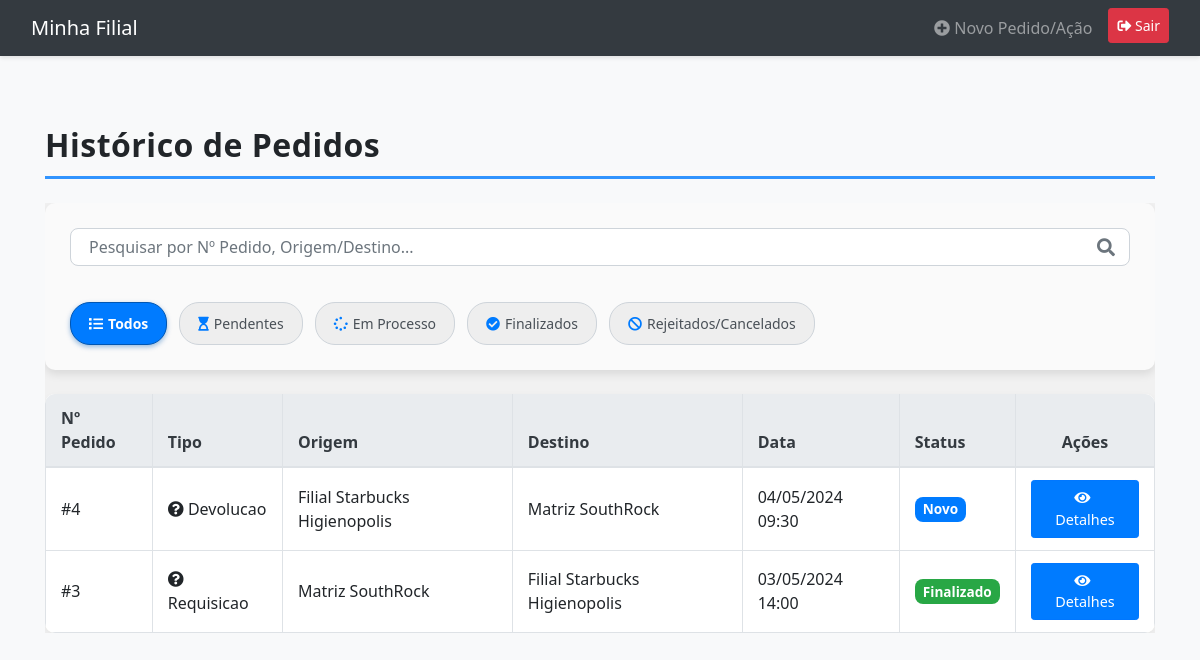
/pages/lojas/historico.php (signed in), run on the app's committed database.
### tables this page shows
CREATE TABLE pedidos (
    id INT AUTO_INCREMENT PRIMARY KEY,
    data DATETIME DEFAULT CURRENT_TIMESTAMP,
    tipo_pedido ENUM('requisicao', 'troca', 'doacao', 'devolucao') NOT NULL DEFAULT 'requisicao',
    status ENUM(
        'novo',
        'processo',
        'finalizado',
        'aprovado',
        'rejeitado',
        'cancelado',
        'novo_troca_pendente_aceite_parceiro',
        'troca_aceita_parceiro_pendente_matriz'
    ) NOT NULL DEFAULT 'novo',
    filial_usuario_id INT,
    filial_destino_id INT NULL,
    usuario_id INT,  
    pedido_original_id INT NULL DEFAULT NULL,
    observacoes TEXT,
    data_processamento DATETIME NULL,
    data_finalizacao DATETIME NULL,
    data_atualizacao DATETIME DEFAULT CURRENT_TIMESTAMP ON UPDATE CURRENT_TIMESTAMP,
    FOREIGN KEY (filial_usuario_id) REFERENCES usuarios(id) ON DELETE SET NULL,
    FOREIGN KEY (filial_destino_id) REFERENCES usuarios(id) ON DELETE SET NULL,
    FOREIGN KEY (usuario_id) REFERENCES usuarios(id) ON DELETE SET NULL,
    FOREIGN KEY (pedido_original_id) REFERENCES pedidos(id) ON DELETE SET NULL
);

### includes/status_helper.php (called while the page is built, shortened)
<?php
if (!function_exists('getStatusLabel')) {
    function getStatusLabel($statusKey) {
        $statusLabels = [
            'novo'                                  => 'Novo',
            'processo'                              => 'Em Processo',
            'finalizado'                            => 'Finalizado',
            'aprovado'                              => 'Aprovado',
            'rejeitado'                             => 'Rejeitado',
            'cancelado'                             => 'Cancelado',
            'novo_troca_pendente_aceite_parceiro'   => 'Aguardando Filial',
            'troca_aceita_parceiro_pendente_matriz' => 'Aceito (Aguard. Matriz)'
        ];
        return $statusLabels[$statusKey] ?? ucfirst(str_replace('_', ' ', htmlspecialchars($statusKey)));
    }
}
if (!function_exists('getStatusBadgeClass')) {
    function getStatusBadgeClass($statusKey) {
        $statusBadgeClasses = [
            'novo'                                  => 'badge badge-primary',
            'processo'                              => 'badge badge-warning text-dark',
            'finalizado'                            => 'badge badge-success',
            'aprovado'                              => 'badge badge-info text-dark',
            'rejeitado'                             => 'badge badge-danger',
            'cancelado'                             => 'badge badge-secondary',
            'novo_troca_pendente_aceite_parceiro'   => 'badge badge-warning text-dark',
            'troca_aceita_parceiro_pendente_matriz' => 'badge badge-info text-dark'
        ];
        return $statusBadgeClasses[$statusKey] ?? 'badge badge-light text-dark';
    }
}
?>

### pages/lojas/historico.php (the view, shortened to what this page needs)
<?php
require_once '../../includes/db.php';
require_once '../../includes/status_helper.php';
$loggedInUserId = null;
if (isset($_SESSION['user_id'])) {
    $loggedInUserId = $_SESSION['user_id'];
}
?>
<!DOCTYPE html>
<html lang="pt-BR">
<head>
    <link href="https://stackpath.bootstrapcdn.com/bootstrap/4.5.2/css/bootstrap.min.css" rel="stylesheet">
    <link rel="stylesheet" href="https://cdnjs.cloudflare.com/ajax/libs/font-awesome/5.15.4/css/all.min.css">
    <link rel="stylesheet" href="../../css/pedidos.css">
</head>
<body>
    <nav class="loja-navbar navbar navbar-expand-sm navbar-dark">
        <div class="container-fluid">
            <span class="navbar-brand mb-0 h1">Minha Filial</span>
            <div class="collapse navbar-collapse" id="lojaNavContent">
                <ul class="navbar-nav ml-auto">
                    <li class="nav-item">
                        <a class="nav-link" href="fazer_pedidos.php"><i class="fas fa-plus-circle"></i> Novo Pedido/Ação</a>
                    </li>
                    <li class="nav-item">
                        <a class="nav-link btn btn-sm btn-danger ml-2 text-white" href="../../logout/logout.php"><i class="fas fa-sign-out-alt"></i> Sair</a>
                    </li>
                </ul>
            </div>
        </div>
    </nav>
    <div class="container main-container-loja">
        <div class="header">
            <h1>Histórico de Pedidos</h1>
            <hr class="barrinha">
        </div>
        <div class="main-content p-0">
            <div class="search-container mb-4">
                <div class="search-wrapper">
                    <input type="text" id="searchInputHistorico" class="search-input form-control" placeholder="Pesquisar por Nº Pedido, Origem/Destino...">
                </div>
                 <div class="filters-area mt-3">
                    <div class="filters-container">
                        <div class="filter-tag active" data-status="todos" onclick="applyHistoricoFilters(this)">
                            <i class="fas fa-list"></i> Todos
                        </div>
                        <div class="filter-tag" data-status="novo,aprovado,novo_troca_pendente_aceite_parceiro,troca_aceita_parceiro_pendente_matriz" onclick="applyHistoricoFilters(this)">
                            <i class="fas fa-hourglass-start"></i> Pendentes
                        </div>
                        <div class="filter-tag" data-status="processo" onclick="applyHistoricoFilters(this)">
                            <i class="fas fa-spinner"></i> Em Processo
                        </div>
                        <div class="filter-tag" data-status="finalizado" onclick="applyHistoricoFilters(this)">
                            <i class="fas fa-check-circle"></i> Finalizados
                        </div>
                        <div class="filter-tag" data-status="rejeitado,cancelado" onclick="applyHistoricoFilters(this)">
                            <i class="fas fa-ban"></i> Rejeitados/Cancelados
                        </div>
                    </div>
                </div>
            </div>
            <div class="pedidos-list-container table-responsive">
                <table class="table table-hover table-bordered table-sm pedidos-table">
                    <thead>
                        <tr>
                            <th scope="col">Nº Pedido</th>
                            <th scope="col">Tipo</th>
                            <th scope="col">Origem</th>
                            <th scope="col">Destino</th>
                            <th scope="col">Data</th>
                            <th scope="col">Status</th>
                            <th scope="col" class="text-center">Ações</th>
                        </tr>
                    </thead>
                    <tbody id="pedidosListHistorico">
                        <?php
                        $sql_historico = "SELECT p.id, p.data, p.tipo_pedido, p.status,
                                       p.filial_usuario_id, p.filial_destino_id,
                                       COALESCE(u_origem.nome_filial, u_origem.nome) AS nome_origem,
                                       COALESCE(u_destino.nome_filial, u_destino.nome) AS nome_destino
                                FROM pedidos p
                                LEFT JOIN usuarios u_origem ON p.filial_usuario_id = u_origem.id
                                LEFT JOIN usuarios u_destino ON p.filial_destino_id = u_destino.id
                                WHERE (p.filial_usuario_id = ? OR p.filial_destino_id = ?)
                                ORDER BY p.data DESC";
                        $stmt_historico = $conn->prepare($sql_historico);
                        if (!$stmt_historico) {
                            echo '<tr><td colspan="7" class="text-center text-danger">Erro ao preparar consulta: ' . htmlspecialchars($conn->error) . '</td></tr>';
                        } else {
                            $stmt_historico->bind_param("ii", $loggedInUserId, $loggedInUserId);
                            $stmt_historico->execute();
                            $pedidos = $stmt_historico->get_result();
                            $tipoIconMapLoja = [
                                'requisicao' => '<i class="fas fa-file-invoice text-primary"></i>',
                                'troca' => '<i class="fas fa-exchange-alt text-info"></i>',
                                'doacao' => '<i class="fas fa-gift text-success"></i>',
                                'devolucao' => '<i class="fas fa-undo-alt text-warning"></i>'
                            ];
                            if ($pedidos && $pedidos->num_rows > 0):
                                while ($pedido_hist = $pedidos->fetch_assoc()):
                                    $tipoIcon = $tipoIconMapLoja[$pedido_hist['tipo_pedido']] ?? '<i class="fas fa-question-circle"></i>';
                                    $statusAtualDoPedido = $pedido_hist['status'];
                                    $displayStatusLabelHistorico = getStatusLabel($statusAtualDoPedido);
                                    $statusBadgeClass = getStatusBadgeClass($statusAtualDoPedido);
                                    $nome_origem_hist = htmlspecialchars($pedido_hist['nome_origem'] ?: ($pedido_hist['filial_usuario_id'] == 1 ? 'Matriz' : 'Desconhecida'));
                                    $nome_destino_hist = htmlspecialchars($pedido_hist['nome_destino'] ?: ($pedido_hist['filial_destino_id'] === null && in_array($pedido_hist['tipo_pedido'], ['requisicao', 'devolucao']) ? 'Matriz' : 'N/A'));
                                    $search_terms_hist = strtolower(
                                        $pedido_hist['id'] . ' ' .
                                        ($pedido_hist['nome_origem'] ?? '') . ' ' .
                                        ($pedido_hist['nome_destino'] ?? '')
                                    );
                            ?>
                            <tr class="pedido-row-historico searchable-item-historico"
                                data-status="<?= htmlspecialchars($statusAtualDoPedido) ?>"
                                data-search="<?= htmlspecialchars($search_terms_hist) ?>">
                                <td>#<?= htmlspecialchars($pedido_hist['id']) ?></td>
                                <td title="<?= ucfirst(htmlspecialchars($pedido_hist['tipo_pedido'])) ?>"><?= $tipoIcon ?> <?= ucfirst(htmlspecialchars($pedido_hist['tipo_pedido'])) ?></td>
                                <td><?= $nome_origem_hist ?></td>
                                <td><?= $nome_destino_hist ?></td>
                                <td><?= date('d/m/Y H:i', strtotime($pedido_hist['data'])) ?></td>
                                <td>
                                    <span class="badge <?= $statusBadgeClass ?>">
                                        <?= htmlspecialchars($displayStatusLabelHistorico) ?>
                                    </span>
                                </td>
                                <td class="text-center">
                                    <a href="detalhes_pedido_loja.php?id=<?= $pedido_hist['id'] ?>" class="btn btn-sm btn-info" title="Ver Detalhes">
                                        <i class="fas fa-eye"></i> Detalhes
                                    </a>
                                </td>
                            </tr>
                            <?php
                                endwhile;
                            endif;
                        }
                        ?>
                    </tbody>
                </table>
            </div>
        </div>
    </div>
</body>
</html>

### css/pedidos.css (style rules this page uses)
.header { margin-top: 2rem; }
.header h1 { margin-top: 10px; font-size: 2rem; font-weight: 600; text-align: left; letter-spacing: 0.5px; margin-bottom: 0.75rem; }
.barrinha { border: none; height: 3px; background-color: #007bff; width: 100px; margin: 0 auto 1.5rem auto; opacity: 0.8; }
.main-content { flex: 1; overflow-y: auto; background-color: #f1f1f1; }
.search-container { background-color: #fafafa; border-radius: 10px; box-shadow: 0 4px 10px rgba(0, 0, 0, 0.1); padding: 25px; margin-bottom: 25px; width: 100%; display: flex; flex-direction: column; gap: 20px; }
.search-wrapper { position: relative; width: 100%; }
.search-input { border: 1px solid #ced4da; border-radius: 8px; padding: 12px 18px; width: 100%; transition: border-color 0.3s, box-shadow 0.3s; background-color: #FFFFFF; padding-right: 45px; }
.filters-area { display: flex; flex-direction: column; gap: 15px; }
.filters-container { display: flex; gap: 12px; flex-wrap: wrap; }
.filter-tag, .filter-tag2 { background-color: #eeeeee; color: #495057; border-radius: 20px; padding: 10px 18px; cursor: pointer; transition: all 0.2s ease-in-out; font-size: 14px; display: flex; align-items: center; border: 1px solid #ced4da; font-weight: 500; }
.filter-tag.active, .filter-tag2.active { background-color: #007bff; color: white !important; font-weight: bold; border-color: #0056b3; box-shadow: 0 2px 5px rgba(0, 91, 179, 0.4); transform: translateY(0); }
.filter-tag.active i, .filter-tag2.active i { color: white !important; }
.filter-tag i, .filter-tag2 i { margin-right: 8px; color: #007bff; }
.pedidos-list-container { background-color: #fffff3; border-radius: 10px; box-shadow: 0 4px 10px rgba(0, 0, 0, 0.05); overflow: hidden; }
.pedidos-table { margin-bottom: 0; background-color: white; }
.pedidos-table thead { background-color: #f8f9fa; }
.pedidos-table th { border-top: none; font-weight: 600; color: #343a40; padding: 12px 15px; }
.pedidos-table td { padding: 12px 15px; vertical-align: middle; }
.badge { font-size: 0.8rem; font-weight: 600; padding: 0.4em 0.75em; border-radius: 8px; }
.badge-primary { background-color: #007bff; color: white; }
.badge-success { background-color: #28a745; color: white; }
.btn-info { background-color: #007bff; border-color: #0077ff; padding: 0.375rem 0.75rem; font-size: 0.9rem; }
.btn-info i { margin-right: 5px; }
@media (min-width: 769px) { .filters-area { flex-direction: row; justify-content: space-between; align-items: center; } }
@media (min-width: 769px) { .filters-container { margin-top: 0; flex-basis: auto; } }

### pages/lojas/historico.php (style rules this page uses)
body { font-family: 'Segoe UI', Tahoma, Geneva, Verdana, sans-serif; background-color: #f8f9fa; padding-top: 70px; }
.loja-navbar { background-color: #343a40; color: white; padding: 0.5rem 1rem; margin-bottom: 1.5rem; display:flex; justify-content: space-between; align-items: center; position: fixed; top: 0; left: 0; width: 100%; z-index: 1030; box-shadow: 0 2px 4px rgba(0,0,0,0.1); }
.loja-navbar .navbar-brand { color: #fff; font-weight: 500; font-size: 1.25rem; }
.loja-navbar .nav-link { color: rgba(255,255,255,.75); padding: .5rem .75rem; }
.loja-navbar .btn-danger { font-size: 0.875rem; padding: .375rem .75rem; }
.main-container-loja { padding-top: 1.5rem; padding-bottom: 1.5rem; }
.filters-container .filter-tag i { margin-right: 5px; }
.barrinha { width: auto; }
.pedidos-table th { background-color: #e9ecef; }
.pedidos-table .badge { font-size: 0.85em; padding: 0.4em 0.6em; }

### data on the page
pedidos: id "4", tipo_pedido "Devolucao", nome_origem_hist "Filial Starbucks Higienopolis", nome_destino_hist "Matriz SouthRock", data "04/05/2024 09:30", status "Novo"
pedidos: id "3", tipo_pedido "Requisicao", nome_origem_hist "Matriz SouthRock", nome_destino_hist "Filial Starbucks Higienopolis", data "03/05/2024 14:00", status "Finalizado"
